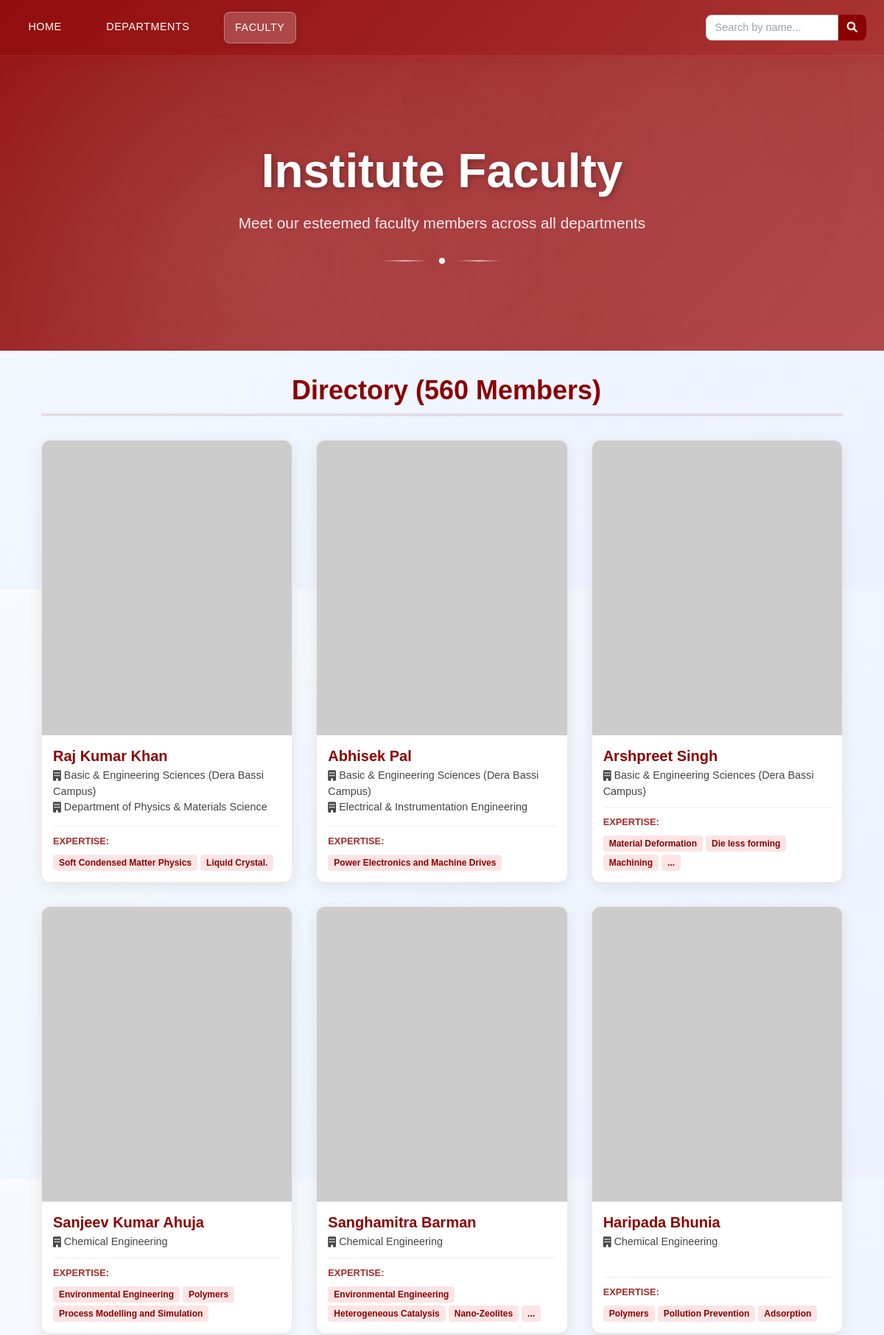
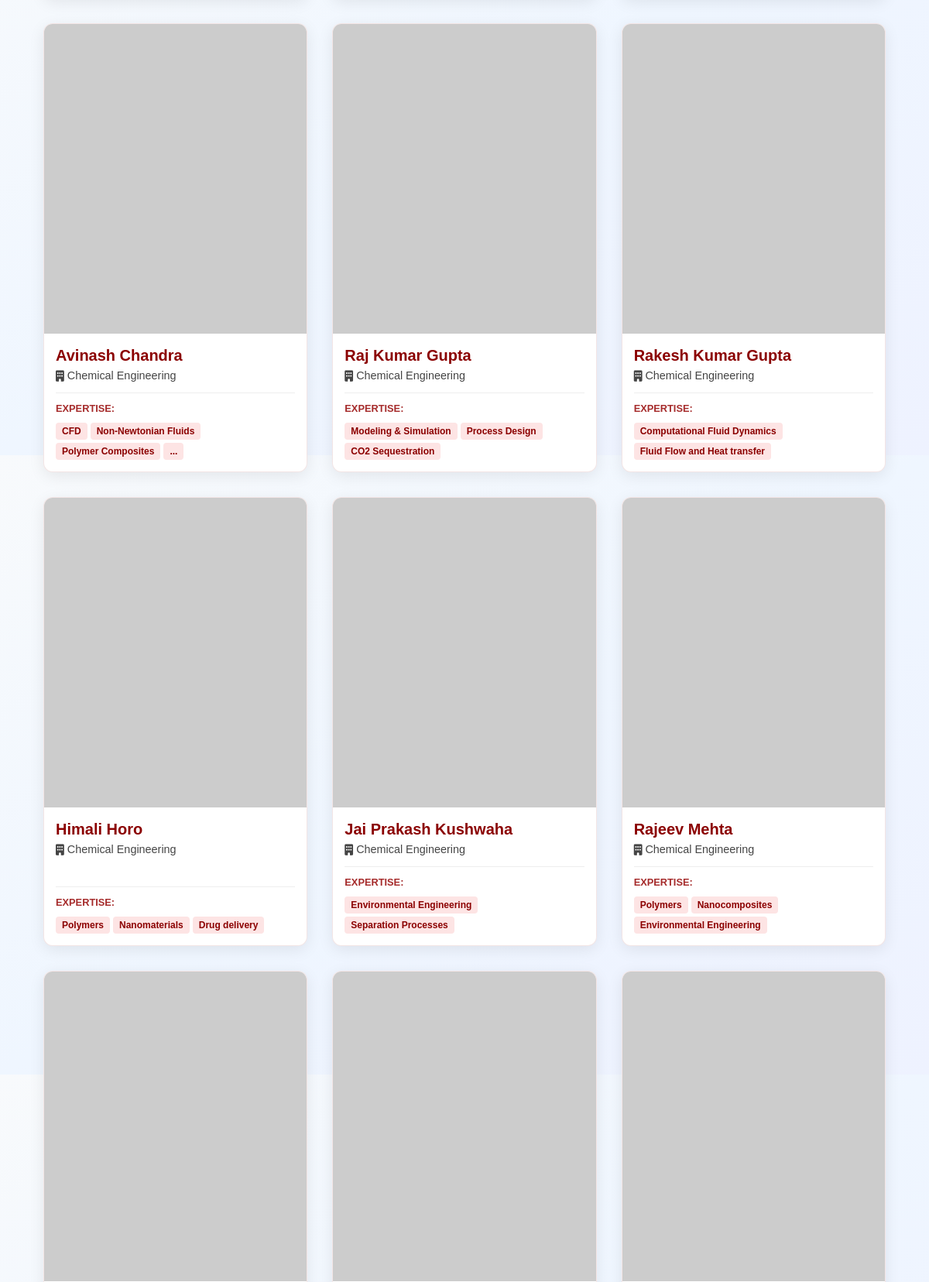
Screenshot of /faculty-member.php (upper part) with the database file from the repository (2 pictures, top to bottom).
### tables this page shows
CREATE TABLE `faculty` (
  `faculty_id` int(11) NOT NULL,
  `first_name` varchar(50) DEFAULT NULL,
  `last_name` varchar(50) DEFAULT NULL,
  `department_id` int(11) DEFAULT NULL,
  `department` varchar(150) DEFAULT NULL,
  `Department_2` int(10) NOT NULL,
  `Department_3` int(10) NOT NULL,
  `email` varchar(150) DEFAULT NULL,
  `password` varchar(255) NOT NULL,
  `password1` varchar(255) NOT NULL,
  `expertise` text DEFAULT NULL,
  `is_guide` tinyint(1) DEFAULT NULL,
  `svh_start_time` varchar(20) NOT NULL,
  `svh_end_time` varchar(20) NOT NULL,
  `Image` varchar(200) NOT NULL,
  `CT` varchar(1000) NOT NULL
);

### faculty-member.php (the view, shortened to what this page needs)
<?php
require_once 'db.php';
if (isset($pdo)) {
    $pdo->setAttribute(PDO::ATTR_ERRMODE, PDO::ERRMODE_EXCEPTION);
}
function e($s) {
    return htmlspecialchars($s ?? '', ENT_QUOTES | ENT_SUBSTITUTE, 'UTF-8');
}
$searchName = filter_input(INPUT_GET, 'search_name', FILTER_SANITIZE_STRING);
$searchCondition = '';
$searchParams = [];
$sql = "
    SELECT
        F.faculty_id, F.first_name, F.last_name, F.email, F.expertise, F.Image,
        F.department AS dept_name_1,
        D2.department_name AS dept_name_2,
        D3.department_name AS dept_name_3
    FROM faculty F
    -- Join for the second department ID
    LEFT JOIN departments D2 ON F.Department_2 = D2.id
    -- Join for the third department ID
    LEFT JOIN departments D3 ON F.Department_3 = D3.id
    {$searchCondition}
    ORDER BY F.department ASC, F.last_name ASC
";
$stmt = $pdo->prepare($sql);
$stmt->execute($searchParams);
$facultyList = $stmt->fetchAll(PDO::FETCH_ASSOC);
$resultCount = count($facultyList);
?>
<!DOCTYPE html>
<html lang="en">
<head>
  <link href="https://cdn.jsdelivr.net/npm/bootstrap@5.3.2/dist/css/bootstrap.min.css" rel="stylesheet">
  <script src="https://cdn.tailwindcss.com"></script>
  <link rel="stylesheet" href="styles.css">
  <link href="https://cdnjs.cloudflare.com/ajax/libs/font-awesome/6.0.0/css/all.min.css" rel="stylesheet">
  <link href="https://unpkg.com/aos@2.3.1/dist/aos.css" rel="stylesheet">
</head>
<body class="faculty-page-body bg-gradient-to-br from-slate-50 via-blue-50 to-indigo-50">
  <nav class="creative-nav">
    <div class="max-w-7xl mx-auto px-4">
      <div class="flex justify-between items-center py-3 flex-wrap">
        <div class="flex space-x-8">
          <a href="index.php" class="nav-item">HOME</a>
          <a href="departments.php" class="nav-item">DEPARTMENTS</a>
          <a href="faculty-member.php" class="nav-item active">FACULTY</a>
        </div>
        <div class="search-form-container">
            <form method="GET" action="faculty-member.php" class="flex">
                <input
                    type="search"
                    name="search_name"
                    placeholder="Search by name..."
                    class="search-input"
                    value="<?php echo e($searchName); ?>"
                >
                <button type="submit" class="search-button">
                    <i class="fas fa-search"></i>
                </button>
            </form>
        </div>
        </div>
    </div>
  </nav>
  <section class="hero-section">
    <div class="hero-content">
      <h1 class="hero-title">Institute Faculty</h1>
      <p class="hero-subtitle">Meet our esteemed faculty members across all departments</p>
      <div class="hero-decoration">
        <div class="decoration-line"></div>
        <div class="decoration-dot"></div>
        <div class="decoration-line"></div>
      </div>
    </div>
  </section>
  <section class="main-content py-8">
    <div class="max-w-7xl mx-auto px-4">
      <h2 class="section-title" data-aos="fade-up">
        <i class="fas fa-users-viewfinder"></i> Directory (<?php echo $resultCount; ?> Members)
      </h2>
      <div class="faculty-grid" id="facultyGrid">
        <?php if (empty($facultyList)): ?>
          <div class="text-center text-muted py-8 col-span-full">
            No faculty members were found matching your search criteria.
          </div>
        <?php else: ?>
          <?php foreach ($facultyList as $faculty):
            $fullName = e($faculty['first_name']) . ' ' . e(trim($faculty['last_name']));
            $imageUrl = $faculty['Image'] ?: 'https://placehold.co/400x300/8B0000/ffffff?text=' . urlencode('No%20Image');
            $departments = [];
            if (!empty($faculty['dept_name_1'])) {
                $departments[] = e($faculty['dept_name_1']);
            }
            if (!empty($faculty['dept_name_2'])) {
                $departments[] = e($faculty['dept_name_2']);
            }
            if (!empty($faculty['dept_name_3'])) {
                $departments[] = e($faculty['dept_name_3']);
            }
            $departments = array_filter(array_unique($departments));
          ?>
            <a href="book-appointment.php?id=<?php echo e($faculty['faculty_id']); ?>" class="faculty-grid-card" data-aos="fade-up" data-aos-delay="100">
                <div class="grid-image-container">
                    <img src="<?php echo $imageUrl; ?>" alt="<?php echo $fullName; ?>" class="grid-image" onerror="this.onerror=null;this.src='https://placehold.co/400x300/CCCCCC/333333?text=Image%20Missing';">
                </div>
                <div class="grid-info">
                    <h3><?php echo $fullName; ?></h3>
                    <div class="department-name">
                        <?php if (!empty($departments)): ?>
                            <?php echo '<i class="fas fa-building me-1"></i>' . implode('<br><i class="fas fa-building me-1"></i>', $departments); ?>
                        <?php else: ?>
                            Department N/A
                        <?php endif; ?>
                    </div>
                    <div class="expertise-section mt-auto">
                        <div class="expertise-title">Expertise:</div>
                        <div>
                            <?php
                            $expertiseList = explode(',', $faculty['expertise']);
                            $count = 0;
                            $displayed_expertises = [];
                            foreach($expertiseList as $exp) {
                                $exp = trim($exp);
                                if ($exp && $count < 3) {
                                    $displayed_expertises[] = e($exp);
                                    $count++;
                                }
                            }
                            echo implode('', array_map(fn($exp) => '<span class="expertise-pill">' . $exp . '</span>', $displayed_expertises));
                            if (count($expertiseList) > 3) {
                                echo '<span class="expertise-pill">...</span>';
                            } elseif (empty($displayed_expertises)) {
                                echo '<span class="text-muted text-sm">N/A</span>';
                            }
                            ?>
                        </div>
                    </div>
                </div>
            </a>
          <?php endforeach; ?>
        <?php endif; ?>
      </div>
    </div>
  </section>
</body>
</html>

### styles.css (style rules this page uses)
* { margin: 0; padding: 0; box-sizing: border-box; }
body { font-family: 'Poppins', -apple-system, BlinkMacSystemFont, 'Segoe UI', Roboto, sans-serif; background: linear-gradient(135deg, #f8fafc 0%, #e0e7ef 50%, #f0f4f8 100%); color: #2d3748; line-height: 1.6; overflow-x: hidden; position: relative; min-height: 100vh; }
.creative-nav { background: linear-gradient(135deg, rgba(139, 0, 0, 0.95) 0%, rgba(165, 42, 42, 0.95) 100%); backdrop-filter: blur(10px); border-bottom: 1px solid rgba(255, 255, 255, 0.1); box-shadow: 0 4px 20px rgba(139, 0, 0, 0.2); position: relative; overflow: hidden; }
.creative-nav::before { content: ''; position: absolute; top: 0; left: -100%; width: 100%; height: 100%; background: linear-gradient(90deg, transparent, rgba(255, 255, 255, 0.1), transparent); animation: navShimmer 8s infinite; }
.nav-item { color: white; text-decoration: none; font-weight: 500; font-size: 0.9rem; padding: 0.6rem 0.9rem; border-radius: 8px; transition: all 0.3s cubic-bezier(0.4, 0, 0.2, 1); position: relative; overflow: hidden; letter-spacing: 0.5px; white-space: nowrap; flex-shrink: 0; }
.nav-item::before { content: ''; position: absolute; top: 0; left: -100%; width: 100%; height: 100%; background: linear-gradient(90deg, transparent, rgba(255, 255, 255, 0.2), transparent); transition: left 0.5s ease; }
.nav-item.active { background: rgba(255, 255, 255, 0.2); border: 1px solid rgba(255, 255, 255, 0.3); box-shadow: 0 2px 8px rgba(0, 0, 0, 0.1); }
.hero-section { position: relative; height: 400px; background: linear-gradient(135deg, rgba(139, 0, 0, 0.9) 0%, rgba(165, 42, 42, 0.85) 100%); display: flex; align-items: center; justify-content: center; overflow: hidden; z-index: 1; pointer-events: none; }
.hero-section::before { content: ''; position: absolute; top: 0; left: 0; right: 0; bottom: 0; background: radial-gradient(circle at 30% 70%, rgba(255, 255, 255, 0.1) 0%, transparent 50%), radial-gradient(circle at 70% 30%, rgba(255, 255, 255, 0.05) 0%, transparent 50%); animation: heroGlow 10s ease-in-out infinite; }
.hero-content { text-align: center; color: white; z-index: 2; position: relative; pointer-events: auto; }
.hero-title { font-size: 4rem; font-weight: 800; margin-bottom: 1rem; text-shadow: 2px 2px 8px rgba(0, 0, 0, 0.3); animation: titleFloat 6s ease-in-out infinite; }
.hero-subtitle { font-size: 1.3rem; font-weight: 400; opacity: 0.9; margin-bottom: 2rem; animation: fadeInUp 1s ease-out 0.5s both; }
.hero-decoration { display: flex; align-items: center; justify-content: center; gap: 1rem; margin-top: 2rem; }
.decoration-line { width: 60px; height: 2px; background: linear-gradient(90deg, transparent, rgba(255, 255, 255, 0.6), transparent); animation: lineGlow 3s ease-in-out infinite; }
.decoration-dot { width: 8px; height: 8px; background: white; border-radius: 50%; animation: dotPulse 2s ease-in-out infinite; }
.main-content { padding: 4rem 2rem; max-width: 1200px; margin: 0 auto; width: 100%; position: relative; z-index: 2; }
.section-title { font-size: 2.5rem; font-weight: 700; color: #8B0000; margin-bottom: 3rem; display: flex; align-items: center; justify-content: center; gap: 1rem; }
[data-aos] { opacity: 0; transform: translateY(30px); transition: all 0.6s ease; }
[data-aos].aos-animate { opacity: 1; transform: translateY(0); }
:root { --brand: #8B0000; --brand-2: #A52A2A; --bg: #f8fafc; --text: #2d3748; --muted: #6b7280; --card-bg: rgba(255, 255, 255, 0.95); --radius: 14px; --shadow-1: 0 8px 24px rgba(0, 0, 0, 0.10); --shadow-2: 0 12px 32px rgba(0, 0, 0, 0.15); }
a, button, .flex-card, .dept-card, .ai-program-card, .research-sub-card, .login-card, .creative-button, .form-control { transition: all 0.3s ease; }
a { text-underline-offset: 3px; }

### rows the page displays
faculty: fullName "Raj Kumar Khan", departments "Basic & Engineering Sciences (Dera Bassi Campus) Department of Physics & Materials Science", expertise "Soft Condensed Matter Physics Liquid Crystal."
faculty: fullName "Abhisek Pal", departments "Basic & Engineering Sciences (Dera Bassi Campus) Electrical & Instrumentation Engineering", expertise "Power Electronics and Machine Drives"
faculty: fullName "Arshpreet Singh", departments "Basic & Engineering Sciences (Dera Bassi Campus)", displayed_expertises "Material Deformation Die less forming Machining"
faculty: fullName "Sanjeev Kumar Ahuja", departments "Chemical Engineering", expertise "Environmental Engineering Polymers Process Modelling and Simulation"
faculty: fullName "Sanghamitra Barman", departments "Chemical Engineering", displayed_expertises "Environmental Engineering Heterogeneous Catalysis Nano-Zeolites"
faculty: fullName "Haripada Bhunia", departments "Chemical Engineering", expertise "Polymers Pollution Prevention Adsorption"
faculty: fullName "Avinash Chandra", departments "Chemical Engineering", displayed_expertises "CFD Non-Newtonian Fluids Polymer Composites"
faculty: fullName "Raj Kumar Gupta", departments "Chemical Engineering", expertise "Modeling & Simulation Process Design CO2 Sequestration"
faculty: fullName "Rakesh Kumar Gupta", departments "Chemical Engineering", expertise "Computational Fluid Dynamics Fluid Flow and Heat transfer"
faculty: fullName "Himali Horo", departments "Chemical Engineering", expertise "Polymers Nanomaterials Drug delivery"
faculty: fullName "Jai Prakash Kushwaha", departments "Chemical Engineering", expertise "Environmental Engineering Separation Processes"
faculty: fullName "Rajeev Mehta", departments "Chemical Engineering", expertise "Polymers Nanocomposites Environmental Engineering"

### other values shown
$resultCount "560"
